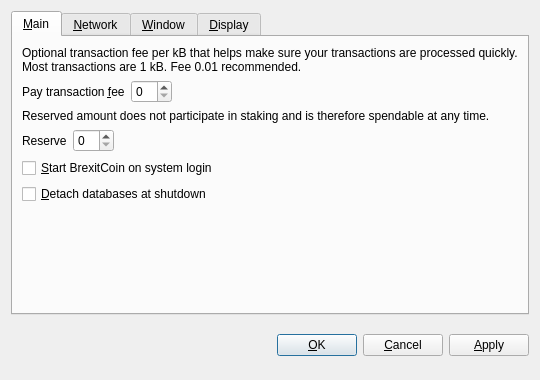
<?xml version="1.0" encoding="UTF-8"?>
<ui version="4.0">
 <class>OptionsDialog</class>
 <widget class="QDialog" name="OptionsDialog">
  <property name="geometry">
   <rect>
    <x>0</x>
    <y>0</y>
    <width>540</width>
    <height>380</height>
   </rect>
  </property>
  <property name="windowTitle">
   <string>Options</string>
  </property>
  <property name="modal">
   <bool>true</bool>
  </property>
  <layout class="QVBoxLayout" name="verticalLayout">
   <item>
    <widget class="QTabWidget" name="tabWidget">
     <property name="tabPosition">
      <enum>QTabWidget::North</enum>
     </property>
     <property name="currentIndex">
      <number>0</number>
     </property>
     <widget class="QWidget" name="tabMain">
      <attribute name="title">
       <string>&amp;Main</string>
      </attribute>
      <layout class="QVBoxLayout" name="verticalLayout_Main">
       <item>
        <widget class="QLabel" name="transactionFeeInfoLabel">
         <property name="text">
          <string>Optional transaction fee per kB that helps make sure your transactions are processed quickly. Most transactions are 1 kB. Fee 0.01 recommended.</string>
         </property>
         <property name="textFormat">
          <enum>Qt::PlainText</enum>
         </property>
         <property name="wordWrap">
          <bool>true</bool>
         </property>
        </widget>
       </item>
       <item>
        <layout class="QHBoxLayout" name="horizontalLayoutFee">
         <item>
          <widget class="QLabel" name="transactionFeeLabel">
           <property name="text">
            <string>Pay transaction &amp;fee</string>
           </property>
           <property name="textFormat">
            <enum>Qt::PlainText</enum>
           </property>
           <property name="buddy">
            <cstring>transactionFee</cstring>
           </property>
          </widget>
         </item>
         <item>
          <widget class="BitcoinAmountField" name="transactionFee"/>
         </item>
         <item>
          <spacer name="horizontalSpacerFee">
           <property name="orientation">
            <enum>Qt::Horizontal</enum>
           </property>
           <property name="sizeHint" stdset="0">
            <size>
             <width>40</width>
             <height>20</height>
            </size>
           </property>
          </spacer>
         </item>
        </layout>
       </item>
       <item>
        <widget class="QLabel" name="reserveBalanceInfoLabel">
         <property name="text">
          <string>Reserved amount does not participate in staking and is therefore spendable at any time.</string>
         </property>
         <property name="textFormat">
          <enum>Qt::PlainText</enum>
         </property>
         <property name="wordWrap">
          <bool>true</bool>
         </property>
        </widget>
       </item>
       <item>
        <layout class="QHBoxLayout" name="horizontalLayoutReserveBalance">
         <item>
          <widget class="QLabel" name="reserveBalanceLabel">
           <property name="text">
            <string>Reserve</string>
           </property>
           <property name="textFormat">
            <enum>Qt::PlainText</enum>
           </property>
           <property name="buddy">
            <cstring>reserveBalance</cstring>
           </property>
          </widget>
         </item>
         <item>
          <widget class="BitcoinAmountField" name="reserveBalance"/>
         </item>
         <item>
          <spacer name="horizontalSpacerReserveBalance">
           <property name="orientation">
            <enum>Qt::Horizontal</enum>
           </property>
           <property name="sizeHint" stdset="0">
            <size>
             <width>40</width>
             <height>20</height>
            </size>
           </property>
          </spacer>
         </item>
        </layout>
       </item>
       <item>
        <widget class="QCheckBox" name="bitcoinAtStartup">
         <property name="toolTip">
          <string>Automatically start BrexitCoin after logging in to the system.</string>
         </property>
         <property name="text">
          <string>&amp;Start BrexitCoin on system login</string>
         </property>
        </widget>
       </item>
       <item>
        <widget class="QCheckBox" name="detachDatabases">
         <property name="toolTip">
          <string>Detach block and address databases at shutdown. This means they can be moved to another data directory, but it slows down shutdown. The wallet is always detached.</string>
         </property>
         <property name="text">
          <string>&amp;Detach databases at shutdown</string>
         </property>
        </widget>
       </item>
       <item>
        <spacer name="verticalSpacer_Main">
         <property name="orientation">
          <enum>Qt::Vertical</enum>
         </property>
         <property name="sizeHint" stdset="0">
          <size>
           <width>20</width>
           <height>40</height>
          </size>
         </property>
        </spacer>
       </item>
      </layout>
     </widget>
     <widget class="QWidget" name="tabNetwork">
      <attribute name="title">
       <string>&amp;Network</string>
      </attribute>
      <layout class="QVBoxLayout" name="verticalLayout_Network">
       <item>
        <widget class="QCheckBox" name="mapPortUpnp">
         <property name="toolTip">
          <string>Automatically open the BrexitCoin client port on the router. This only works when your router supports UPnP and it is enabled.</string>
         </property>
         <property name="text">
          <string>Map port using &amp;UPnP</string>
         </property>
        </widget>
       </item>
       <item>
        <widget class="QCheckBox" name="connectSocks">
         <property name="toolTip">
          <string>Connect to the BrexitCoin network through a SOCKS proxy (e.g. when connecting through Tor).</string>
         </property>
         <property name="text">
          <string>&amp;Connect through SOCKS proxy:</string>
         </property>
        </widget>
       </item>
       <item>
        <layout class="QHBoxLayout" name="horizontalLayout_Network">
         <item>
          <widget class="QLabel" name="proxyIpLabel">
           <property name="text">
            <string>Proxy &amp;IP:</string>
           </property>
           <property name="textFormat">
            <enum>Qt::PlainText</enum>
           </property>
           <property name="buddy">
            <cstring>proxyIp</cstring>
           </property>
          </widget>
         </item>
         <item>
          <widget class="QValidatedLineEdit" name="proxyIp">
           <property name="maximumSize">
            <size>
             <width>140</width>
             <height>16777215</height>
            </size>
           </property>
           <property name="toolTip">
            <string>IP address of the proxy (e.g. 127.0.0.1)</string>
           </property>
          </widget>
         </item>
         <item>
          <widget class="QLabel" name="proxyPortLabel">
           <property name="text">
            <string>&amp;Port:</string>
           </property>
           <property name="textFormat">
            <enum>Qt::PlainText</enum>
           </property>
           <property name="buddy">
            <cstring>proxyPort</cstring>
           </property>
          </widget>
         </item>
         <item>
          <widget class="QLineEdit" name="proxyPort">
           <property name="maximumSize">
            <size>
             <width>55</width>
             <height>16777215</height>
            </size>
           </property>
           <property name="toolTip">
            <string>Port of the proxy (e.g. 9050)</string>
           </property>
          </widget>
         </item>
         <item>
          <widget class="QLabel" name="socksVersionLabel">
           <property name="text">
            <string>SOCKS &amp;Version:</string>
           </property>
           <property name="textFormat">
            <enum>Qt::PlainText</enum>
           </property>
           <property name="buddy">
            <cstring>socksVersion</cstring>
           </property>
          </widget>
         </item>
         <item>
          <widget class="QValueComboBox" name="socksVersion">
           <property name="toolTip">
            <string>SOCKS version of the proxy (e.g. 5)</string>
           </property>
          </widget>
         </item>
         <item>
          <spacer name="horizontalSpacer_Network">
           <property name="orientation">
            <enum>Qt::Horizontal</enum>
           </property>
           <property name="sizeHint" stdset="0">
            <size>
             <width>40</width>
             <height>20</height>
            </size>
           </property>
          </spacer>
         </item>
        </layout>
       </item>
       <item>
        <spacer name="verticalSpacer_Network">
         <property name="orientation">
          <enum>Qt::Vertical</enum>
         </property>
         <property name="sizeHint" stdset="0">
          <size>
           <width>20</width>
           <height>40</height>
          </size>
         </property>
        </spacer>
       </item>
      </layout>
     </widget>
     <widget class="QWidget" name="tabWindow">
      <attribute name="title">
       <string>&amp;Window</string>
      </attribute>
      <layout class="QVBoxLayout" name="verticalLayout_Window">
       <item>
        <widget class="QCheckBox" name="minimizeToTray">
         <property name="toolTip">
          <string>Show only a tray icon after minimizing the window.</string>
         </property>
         <property name="text">
          <string>&amp;Minimize to the tray instead of the taskbar</string>
         </property>
        </widget>
       </item>
       <item>
        <widget class="QCheckBox" name="minimizeOnClose">
         <property name="toolTip">
          <string>Minimize instead of exit the application when the window is closed. When this option is enabled, the application will be closed only after selecting Quit in the menu.</string>
         </property>
         <property name="text">
          <string>M&amp;inimize on close</string>
         </property>
        </widget>
       </item>
       <item>
        <spacer name="verticalSpacer_Window">
         <property name="orientation">
          <enum>Qt::Vertical</enum>
         </property>
         <property name="sizeHint" stdset="0">
          <size>
           <width>20</width>
           <height>40</height>
          </size>
         </property>
        </spacer>
       </item>
      </layout>
     </widget>
     <widget class="QWidget" name="tabDisplay">
      <attribute name="title">
       <string>&amp;Display</string>
      </attribute>
      <layout class="QVBoxLayout" name="verticalLayout_Display">
       <item>
        <layout class="QHBoxLayout" name="horizontalLayout_1_Display">
         <item>
          <widget class="QLabel" name="langLabel">
           <property name="text">
            <string>User Interface &amp;language:</string>
           </property>
           <property name="textFormat">
            <enum>Qt::PlainText</enum>
           </property>
           <property name="buddy">
            <cstring>lang</cstring>
           </property>
          </widget>
         </item>
         <item>
          <widget class="QValueComboBox" name="lang">
           <property name="toolTip">
            <string>The user interface language can be set here. This setting will take effect after restarting BrexitCoin.</string>
           </property>
          </widget>
         </item>
        </layout>
       </item>
       <item>
        <layout class="QHBoxLayout" name="horizontalLayout_2_Display">
         <item>
          <widget class="QLabel" name="unitLabel">
           <property name="text">
            <string>&amp;Unit to show amounts in:</string>
           </property>
           <property name="textFormat">
            <enum>Qt::PlainText</enum>
           </property>
           <property name="buddy">
            <cstring>unit</cstring>
           </property>
          </widget>
         </item>
         <item>
          <widget class="QValueComboBox" name="unit">
           <property name="toolTip">
            <string>Choose the default subdivision unit to show in the interface and when sending coins.</string>
           </property>
          </widget>
         </item>
        </layout>
       </item>
        <item>
        <widget class="QCheckBox" name="useBrexitCoinTheme">
         <property name="text">
          <string>Use BrexitCoin visual theme (requires restart)</string>
         </property>
        </widget>
       </item>
       <item>
        <widget class="QCheckBox" name="displayAddresses">
         <property name="toolTip">
          <string>Whether to show BrexitCoin addresses in the transaction list or not.</string>
         </property>
         <property name="text">
          <string>&amp;Display addresses in transaction list</string>
         </property>
        </widget>
       </item>
       <item>
        <widget class="QCheckBox" name="coinControlFeatures">
         <property name="toolTip">
          <string>Whether to show coin control features or not.</string>
         </property>
         <property name="text">
          <string>Display coin &amp;control features (experts only!)</string>
         </property>
        </widget>
       </item>
       <item>
        <spacer name="verticalSpacer_Display">
         <property name="orientation">
          <enum>Qt::Vertical</enum>
         </property>
         <property name="sizeHint" stdset="0">
          <size>
           <width>20</width>
           <height>40</height>
          </size>
         </property>
        </spacer>
       </item>
      </layout>
     </widget>
    </widget>
   </item>
   <item>
    <layout class="QHBoxLayout" name="horizontalLayout_Buttons">
     <item>
      <spacer name="horizontalSpacer_1">
       <property name="orientation">
        <enum>Qt::Horizontal</enum>
       </property>
       <property name="sizeHint" stdset="0">
        <size>
         <width>40</width>
         <height>48</height>
        </size>
       </property>
      </spacer>
     </item>
     <item>
      <widget class="QLabel" name="statusLabel">
       <property name="font">
        <font>
         <weight>75</weight>
         <bold>true</bold>
        </font>
       </property>
       <property name="text">
        <string/>
       </property>
       <property name="textFormat">
        <enum>Qt::PlainText</enum>
       </property>
       <property name="wordWrap">
        <bool>true</bool>
       </property>
      </widget>
     </item>
     <item>
      <spacer name="horizontalSpacer_2">
       <property name="orientation">
        <enum>Qt::Horizontal</enum>
       </property>
       <property name="sizeHint" stdset="0">
        <size>
         <width>40</width>
         <height>48</height>
        </size>
       </property>
      </spacer>
     </item>
     <item>
      <widget class="QPushButton" name="okButton">
       <property name="text">
        <string>&amp;OK</string>
       </property>
      </widget>
     </item>
     <item>
      <widget class="QPushButton" name="cancelButton">
       <property name="text">
        <string>&amp;Cancel</string>
       </property>
       <property name="autoDefault">
        <bool>false</bool>
       </property>
      </widget>
     </item>
     <item>
      <widget class="QPushButton" name="applyButton">
       <property name="text">
        <string>&amp;Apply</string>
       </property>
       <property name="autoDefault">
        <bool>false</bool>
       </property>
      </widget>
     </item>
    </layout>
   </item>
  </layout>
 </widget>
 <customwidgets>
  <customwidget>
   <class>BitcoinAmountField</class>
   <extends>QSpinBox</extends>
   <header>bitcoinamountfield.h</header>
  </customwidget>
  <customwidget>
   <class>QValueComboBox</class>
   <extends>QComboBox</extends>
   <header>qvaluecombobox.h</header>
  </customwidget>
  <customwidget>
   <class>QValidatedLineEdit</class>
   <extends>QLineEdit</extends>
   <header>qvalidatedlineedit.h</header>
  </customwidget>
 </customwidgets>
 <resources/>
 <connections/>
</ui>
